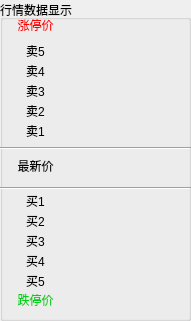
   <widget class="QGroupBox" name="groupBox">
    <property name="geometry">
     <rect>
      <x>10</x>
      <y>10</y>
      <width>191</width>
      <height>321</height>
     </rect>
    </property>
    <property name="title">
     <string>行情数据显示</string>
    </property>
    <widget class="QPushButton" name="pb_s1_volume">
     <property name="geometry">
      <rect>
       <x>120</x>
       <y>120</y>
       <width>61</width>
       <height>21</height>
      </rect>
     </property>
     <property name="text">
      <string/>
     </property>
     <property name="flat">
      <bool>true</bool>
     </property>
    </widget>
    <widget class="QPushButton" name="pb_s3_volume">
     <property name="geometry">
      <rect>
       <x>120</x>
       <y>80</y>
       <width>61</width>
       <height>21</height>
      </rect>
     </property>
     <property name="text">
      <string/>
     </property>
     <property name="flat">
      <bool>true</bool>
     </property>
    </widget>
    <widget class="QPushButton" name="pb_s2_price">
     <property name="geometry">
      <rect>
       <x>60</x>
       <y>100</y>
       <width>61</width>
       <height>21</height>
      </rect>
     </property>
     <property name="styleSheet">
      <string notr="true">
QPushButton:hover { background-color: rgb(89, 89, 89); }
</string>
     </property>
     <property name="text">
      <string/>
     </property>
     <property name="flat">
      <bool>true</bool>
     </property>
    </widget>
    <widget class="QPushButton" name="pb_s5_volume">
     <property name="geometry">
      <rect>
       <x>120</x>
       <y>40</y>
       <width>61</width>
       <height>21</height>
      </rect>
     </property>
     <property name="text">
      <string/>
     </property>
     <property name="flat">
      <bool>true</bool>
     </property>
    </widget>
    <widget class="QPushButton" name="pb_s4_volume">
     <property name="geometry">
      <rect>
       <x>120</x>
       <y>60</y>
       <width>61</width>
       <height>21</height>
      </rect>
     </property>
     <property name="text">
      <string/>
     </property>
     <property name="flat">
      <bool>true</bool>
     </property>
    </widget>
    <widget class="QPushButton" name="pb_s5_price">
     <property name="geometry">
      <rect>
       <x>60</x>
       <y>40</y>
       <width>61</width>
       <height>21</height>
      </rect>
     </property>
     <property name="text">
      <string/>
     </property>
     <property name="flat">
      <bool>true</bool>
     </property>
    </widget>
    <widget class="QPushButton" name="pb_s1_price">
     <property name="geometry">
      <rect>
       <x>60</x>
       <y>120</y>
       <width>61</width>
       <height>21</height>
      </rect>
     </property>
     <property name="styleSheet">
      <string notr="true"/>
     </property>
     <property name="text">
      <string/>
     </property>
     <property name="flat">
      <bool>true</bool>
     </property>
    </widget>
    <widget class="QPushButton" name="pb_s3_price">
     <property name="geometry">
      <rect>
       <x>60</x>
       <y>80</y>
       <width>61</width>
       <height>21</height>
      </rect>
     </property>
     <property name="text">
      <string/>
     </property>
     <property name="flat">
      <bool>true</bool>
     </property>
    </widget>
    <widget class="QPushButton" name="pb_harden_data">
     <property name="geometry">
      <rect>
       <x>60</x>
       <y>14</y>
       <width>60</width>
       <height>21</height>
      </rect>
     </property>
     <property name="font">
      <font>
       <family>ADMUI3Lg</family>
       <weight>50</weight>
       <bold>false</bold>
      </font>
     </property>
     <property name="styleSheet">
      <string notr="true">QPushButton {color: rgb(255, 0, 0); } 
</string>
     </property>
     <property name="text">
      <string/>
     </property>
     <property name="flat">
      <bool>true</bool>
     </property>
    </widget>
    <widget class="QPushButton" name="pb_s4_price">
     <property name="geometry">
      <rect>
       <x>60</x>
       <y>60</y>
       <width>61</width>
       <height>21</height>
      </rect>
     </property>
     <property name="text">
      <string/>
     </property>
     <property name="flat">
      <bool>true</bool>
     </property>
    </widget>
    <widget class="QPushButton" name="pb_harden">
     <property name="geometry">
      <rect>
       <x>10</x>
       <y>9</y>
       <width>51</width>
       <height>31</height>
      </rect>
     </property>
     <property name="font">
      <font>
       <family>Agency FB</family>
       <weight>50</weight>
       <bold>false</bold>
      </font>
     </property>
     <property name="styleSheet">
      <string notr="true">QPushButton { border-radius: 3px; color: rgb(255, 0, 0); } 

 </string>
     </property>
     <property name="text">
      <string>涨停价</string>
     </property>
     <property name="flat">
      <bool>true</bool>
     </property>
    </widget>
    <widget class="QPushButton" name="pb_s2_volume">
     <property name="geometry">
      <rect>
       <x>120</x>
       <y>100</y>
       <width>61</width>
       <height>21</height>
      </rect>
     </property>
     <property name="text">
      <string/>
     </property>
     <property name="flat">
      <bool>true</bool>
     </property>
    </widget>
    <widget class="Line" name="line">
     <property name="geometry">
      <rect>
       <x>0</x>
       <y>140</y>
       <width>191</width>
       <height>16</height>
      </rect>
     </property>
     <property name="orientation">
      <enum>Qt::Horizontal</enum>
     </property>
    </widget>
    <widget class="QPushButton" name="pb_b5_price">
     <property name="geometry">
      <rect>
       <x>60</x>
       <y>270</y>
       <width>61</width>
       <height>21</height>
      </rect>
     </property>
     <property name="text">
      <string/>
     </property>
     <property name="flat">
      <bool>true</bool>
     </property>
    </widget>
    <widget class="QPushButton" name="pb_b5_volume">
     <property name="geometry">
      <rect>
       <x>120</x>
       <y>270</y>
       <width>61</width>
       <height>21</height>
      </rect>
     </property>
     <property name="text">
      <string/>
     </property>
     <property name="flat">
      <bool>true</bool>
     </property>
    </widget>
    <widget class="QPushButton" name="pb_b3_price">
     <property name="geometry">
      <rect>
       <x>60</x>
       <y>230</y>
       <width>61</width>
       <height>21</height>
      </rect>
     </property>
     <property name="text">
      <string/>
     </property>
     <property name="flat">
      <bool>true</bool>
     </property>
    </widget>
    <widget class="QPushButton" name="pb_b2_price">
     <property name="geometry">
      <rect>
       <x>60</x>
       <y>210</y>
       <width>61</width>
       <height>21</height>
      </rect>
     </property>
     <property name="text">
      <string/>
     </property>
     <property name="flat">
      <bool>true</bool>
     </property>
    </widget>
    <widget class="QPushButton" name="pb_b1_price">
     <property name="geometry">
      <rect>
       <x>60</x>
       <y>190</y>
       <width>61</width>
       <height>21</height>
      </rect>
     </property>
     <property name="text">
      <string/>
     </property>
     <property name="flat">
      <bool>true</bool>
     </property>
    </widget>
    <widget class="QPushButton" name="pb_b1_volume">
     <property name="geometry">
      <rect>
       <x>120</x>
       <y>190</y>
       <width>61</width>
       <height>21</height>
      </rect>
     </property>
     <property name="text">
      <string/>
     </property>
     <property name="flat">
      <bool>true</bool>
     </property>
    </widget>
    <widget class="QPushButton" name="pb_b4_volume">
     <property name="geometry">
      <rect>
       <x>120</x>
       <y>250</y>
       <width>61</width>
       <height>21</height>
      </rect>
     </property>
     <property name="text">
      <string/>
     </property>
     <property name="flat">
      <bool>true</bool>
     </property>
    </widget>
    <widget class="QPushButton" name="pb_limit">
     <property name="geometry">
      <rect>
       <x>10</x>
       <y>290</y>
       <width>51</width>
       <height>20</height>
      </rect>
     </property>
     <property name="font">
      <font>
       <family>Agency FB</family>
       <weight>50</weight>
       <bold>false</bold>
      </font>
     </property>
     <property name="styleSheet">
      <string notr="true">QPushButton { border-radius: 3px; color: rgb(1, 208, 25); } 
</string>
     </property>
     <property name="text">
      <string>跌停价</string>
     </property>
     <property name="flat">
      <bool>true</bool>
     </property>
    </widget>
    <widget class="QPushButton" name="pb_b4_price">
     <property name="geometry">
      <rect>
       <x>60</x>
       <y>250</y>
       <width>61</width>
       <height>21</height>
      </rect>
     </property>
     <property name="text">
      <string/>
     </property>
     <property name="flat">
      <bool>true</bool>
     </property>
    </widget>
    <widget class="QPushButton" name="pb_b2_volume">
     <property name="geometry">
      <rect>
       <x>120</x>
       <y>210</y>
       <width>61</width>
       <height>21</height>
      </rect>
     </property>
     <property name="text">
      <string/>
     </property>
     <property name="flat">
      <bool>true</bool>
     </property>
    </widget>
    <widget class="QPushButton" name="pb_b3_volume">
     <property name="geometry">
      <rect>
       <x>120</x>
       <y>230</y>
       <width>61</width>
       <height>21</height>
      </rect>
     </property>
     <property name="text">
      <string/>
     </property>
     <property name="flat">
      <bool>true</bool>
     </property>
    </widget>
    <widget class="Line" name="line_2">
     <property name="geometry">
      <rect>
       <x>0</x>
       <y>180</y>
       <width>191</width>
       <height>16</height>
      </rect>
     </property>
     <property name="orientation">
      <enum>Qt::Horizontal</enum>
     </property>
    </widget>
    <widget class="QPushButton" name="pb_cur_price">
     <property name="geometry">
      <rect>
       <x>60</x>
       <y>150</y>
       <width>71</width>
       <height>31</height>
      </rect>
     </property>
     <property name="sizePolicy">
      <sizepolicy hsizetype="Preferred" vsizetype="Preferred">
       <horstretch>0</horstretch>
       <verstretch>0</verstretch>
      </sizepolicy>
     </property>
     <property name="text">
      <string/>
     </property>
     <property name="flat">
      <bool>true</bool>
     </property>
    </widget>
    <widget class="QPushButton" name="pb_limit_data">
     <property name="geometry">
      <rect>
       <x>60</x>
       <y>290</y>
       <width>61</width>
       <height>23</height>
      </rect>
     </property>
     <property name="font">
      <font>
       <family>ADMUI3Lg</family>
      </font>
     </property>
     <property name="styleSheet">
      <string notr="true">QPushButton {color: rgb(1, 208, 25); } </string>
     </property>
     <property name="text">
      <string/>
     </property>
     <property name="flat">
      <bool>true</bool>
     </property>
    </widget>
    <widget class="QLabel" name="label">
     <property name="geometry">
      <rect>
       <x>10</x>
       <y>40</y>
       <width>51</width>
       <height>21</height>
      </rect>
     </property>
     <property name="text">
      <string>卖5</string>
     </property>
     <property name="alignment">
      <set>Qt::AlignCenter</set>
     </property>
    </widget>
    <widget class="QLabel" name="label_2">
     <property name="geometry">
      <rect>
       <x>10</x>
       <y>60</y>
       <width>51</width>
       <height>21</height>
      </rect>
     </property>
     <property name="text">
      <string>卖4</string>
     </property>
     <property name="alignment">
      <set>Qt::AlignCenter</set>
     </property>
    </widget>
    <widget class="QLabel" name="label_3">
     <property name="geometry">
      <rect>
       <x>10</x>
       <y>80</y>
       <width>51</width>
       <height>21</height>
      </rect>
     </property>
     <property name="text">
      <string>卖3</string>
     </property>
     <property name="alignment">
      <set>Qt::AlignCenter</set>
     </property>
    </widget>
    <widget class="QLabel" name="label_4">
     <property name="geometry">
      <rect>
       <x>10</x>
       <y>100</y>
       <width>51</width>
       <height>21</height>
      </rect>
     </property>
     <property name="text">
      <string>卖2</string>
     </property>
     <property name="alignment">
      <set>Qt::AlignCenter</set>
     </property>
    </widget>
    <widget class="QLabel" name="label_5">
     <property name="geometry">
      <rect>
       <x>10</x>
       <y>120</y>
       <width>51</width>
       <height>21</height>
      </rect>
     </property>
     <property name="text">
      <string>卖1</string>
     </property>
     <property name="alignment">
      <set>Qt::AlignCenter</set>
     </property>
    </widget>
    <widget class="QLabel" name="label_6">
     <property name="geometry">
      <rect>
       <x>10</x>
       <y>190</y>
       <width>51</width>
       <height>21</height>
      </rect>
     </property>
     <property name="text">
      <string>买1</string>
     </property>
     <property name="alignment">
      <set>Qt::AlignCenter</set>
     </property>
    </widget>
    <widget class="QLabel" name="label_7">
     <property name="geometry">
      <rect>
       <x>10</x>
       <y>210</y>
       <width>51</width>
       <height>21</height>
      </rect>
     </property>
     <property name="text">
      <string>买2</string>
     </property>
     <property name="alignment">
      <set>Qt::AlignCenter</set>
     </property>
    </widget>
    <widget class="QLabel" name="label_8">
     <property name="geometry">
      <rect>
       <x>10</x>
       <y>230</y>
       <width>51</width>
       <height>21</height>
      </rect>
     </property>
     <property name="text">
      <string>买3</string>
     </property>
     <property name="alignment">
      <set>Qt::AlignCenter</set>
     </property>
    </widget>
    <widget class="QLabel" name="label_9">
     <property name="geometry">
      <rect>
       <x>10</x>
       <y>250</y>
       <width>51</width>
       <height>21</height>
      </rect>
     </property>
     <property name="text">
      <string>买4</string>
     </property>
     <property name="alignment">
      <set>Qt::AlignCenter</set>
     </property>
    </widget>
    <widget class="QLabel" name="label_10">
     <property name="geometry">
      <rect>
       <x>10</x>
       <y>270</y>
       <width>51</width>
       <height>21</height>
      </rect>
     </property>
     <property name="text">
      <string>买5</string>
     </property>
     <property name="alignment">
      <set>Qt::AlignCenter</set>
     </property>
    </widget>
    <widget class="QLabel" name="label_11">
     <property name="geometry">
      <rect>
       <x>10</x>
       <y>150</y>
       <width>51</width>
       <height>31</height>
      </rect>
     </property>
     <property name="text">
      <string>最新价</string>
     </property>
     <property name="alignment">
      <set>Qt::AlignCenter</set>
     </property>
    </widget>
   </widget>
